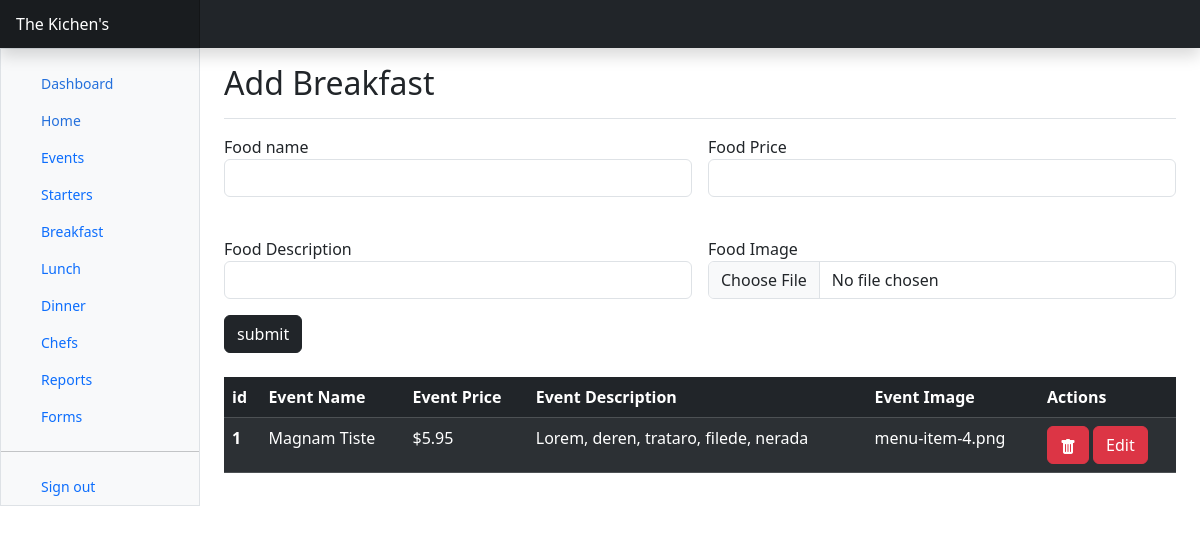
Screenshot of /admin/menus_breakfast.php with the database file from the repository.
### tables this page shows
CREATE TABLE `breakfast` (
  `id` int(11) NOT NULL,
  `breakfastname` varchar(40) NOT NULL,
  `breakfastprice` varchar(10) NOT NULL,
  `breakfastdesc` varchar(60) NOT NULL,
  `breakfastimg` varchar(300) NOT NULL
);

### admin/menus_breakfast.php (the view, shortened to what this page needs)
<?php
include "header.php";
$btnname = "submit";
$getdata = "select * from breakfast";
$get_res = mysqli_query($conn, $getdata);
?>
<div class="container-fluid">
    <div class="row">
        <div class="sidebar border border-right col-md-3 col-lg-2 p-0 bg-body-tertiary">
            <?php include "sidebar.php" ?>
        </div>
        <main class="col-md-9 ms-sm-auto col-lg-10 px-md-4">
            <div class="d-flex justify-content-between flex-wrap flex-md-nowrap align-items-center pt-3 pb-2 mb-3 border-bottom">
                <h1 class="h2">Add Breakfast</h1>
            </div>
            <form method="post" enctype="multipart/form-data">
                <div class="row g-3">
                    <div class="col">
                        <label for="">Food name</label>
                        <input type="text" class="form-control" value="<?php if (isset($mydata)) echo $mydata['breakfastname']; ?>" aria-label="Event Name" name="bname">
                    </div>
                    <div class="col">
                        <label for="">Food Price</label>
                        <input type="text" class="form-control" placeholder="Event Price" aria-label="Event Price" name="bprice" value=" <?php if (isset($mydata)) echo $mydata['breakfastprice']; ?>">
                    </div>
                </div>
                <div class="row g-3 mt-4">
                    <div class="col">
                        <label for="">Food Description</label>
                        <input type="text" class="form-control" placeholder="Event Description" aria-label="Event image" name="bdesc" value=" <?php if (isset($mydata)) echo $mydata['breakfastdesc']; ?>">
                        <button type="submit" name="<?php echo $btnname; ?>" class="btn btn-dark mt-3"><?php echo $btnname; ?></button>
                    </div>
                    <div class="col">
                        <label for="">Food Image</label>
                        <input type="file" class="form-control" placeholder="Event Image" aria-label="Event image" name="uploadfile" value=" <?php if (isset($mydata)) echo $mydata['breakfastimg']; ?>">
                    </div>
                </div>
            </form>
            <table class="table table-striped table-dark mt-4">
                <thead>
                    <tr>
                        <th scope="col">id</th>
                        <th scope="col">Event Name</th>
                        <th scope="col">Event Price</th>
                        <th scope="col">Event Description</th>
                        <th scope="col">Event Image</th>
                        <th scope="col">Actions</th>
                    </tr>
                </thead>
                <tbody>
                    <?php
                    $i = 1;
                    foreach ($get_res as $getdata) {
                    ?>
                        <tr>
                            <th scope="row"><?php echo $i; ?></th>
                            <td><?php echo $getdata['breakfastname']; ?></td>
                            <td><?php echo $getdata['breakfastprice']; ?></td>
                            <td><?php echo $getdata['breakfastdesc']; ?></td>
                            <td><?php echo $getdata['breakfastimg']; ?></td>
                            <td><a href='menus_breakfast.php?action=del&id=<?php echo $getdata["id"] ?>' class="btn btn-danger">
                                    <i class="bi bi-trash-fill"></i>
                                </a>
                                <a href='menus_breakfast.php?action=edit&id=<?php echo $getdata["id"] ?>' class="btn btn-danger">
                                    Edit
                                </a>
                            </td>
                        </tr>
                    <?php $i++;
                    } ?>
                </tbody>
            </table>
        </main>
    </div>
</div>
</body>
</html>

### admin/dashboard.css (style rules this page uses)
.bi { display: inline-block; width: 1rem; height: 1rem; }

### admin/header.php (style rules this page uses)
.bi { vertical-align: -.125em; fill: currentColor; }

### rows the page displays
breakfast: breakfastname "Magnam Tiste", breakfastprice "$5.95", breakfastdesc "Lorem, deren, trataro, filede, nerada", breakfastimg "menu-item-4.png"

### other values shown
$btnname "submit"
